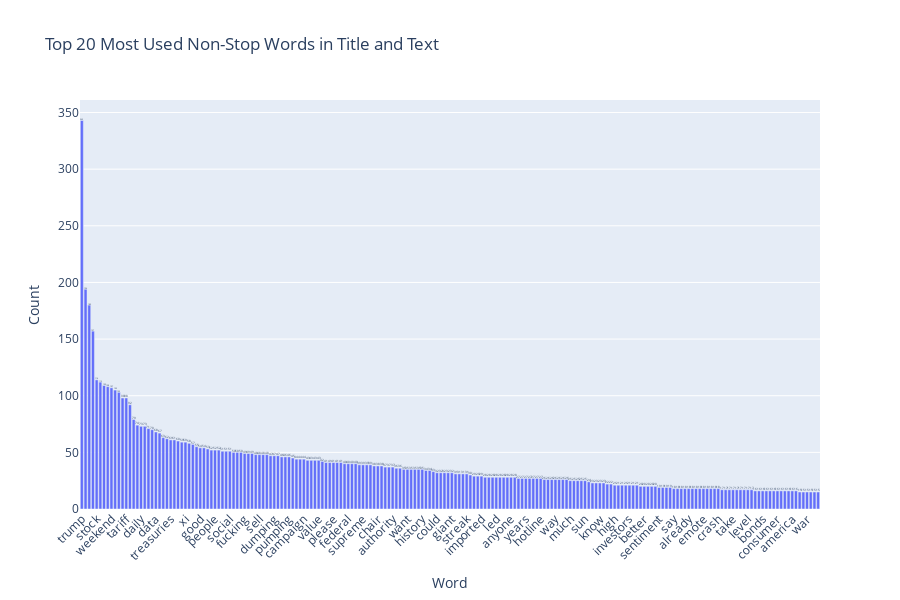

Notebook code for this chart:
### Markdown cell above
### Exercise 14

### Code cell
word_counts = Counter(filtered_words)
top_words = word_counts.most_common(200)

# Convert to DataFrame for Plotly
df_plot = pd.DataFrame(top_words, columns=["Word", "Frequency"])

# Plot with Plotly
fig = px.bar(
    df_plot,
    x="Word",
    y="Frequency",
    title="Top 20 Most Used Non-Stop Words in Title and Text",
    text="Frequency",
    labels={"Word": "Word", "Frequency": "Count"},
)

# Make it interactive
fig.update_traces(textposition="outside")
fig.update_layout(
    xaxis_tickangle=-45,
    height=600,
    width=900
)

fig.show()

### Figure 1 — Plotly figure (JSON) as saved in the notebook; plotly's stock layout.template omitted (floating-point values rounded to 4 significant figures; data arrays with more than 128 entries replaced by an {"elided": "..."} marker saying what was removed)
{"data": [{"hovertemplate": "Word=%{x}<br>Count=%{text}<extra></extra>", "legendgroup": "", "marker": {"color": "#636efa", "pattern": {"shape": ""}}, "name": "", "orientation": "v", "showlegend": false, "text": {"elided": "200 float values"}, "textposition": "outside", "type": "bar", "x": {"elided": "200 str values"}, "xaxis": "x", "y": {"elided": "200 int values"}, "yaxis": "y"}], "layout": {"barmode": "relative", "height": 600, "legend": {"tracegroupgap": 0}, "title": {"text": "Top 20 Most Used Non-Stop Words in Title and Text"}, "width": 900, "xaxis": {"anchor": "y", "domain": [0, 1], "tickangle": -45, "title": {"text": "Word"}}, "yaxis": {"anchor": "x", "domain": [0, 1], "title": {"text": "Count"}}}}
